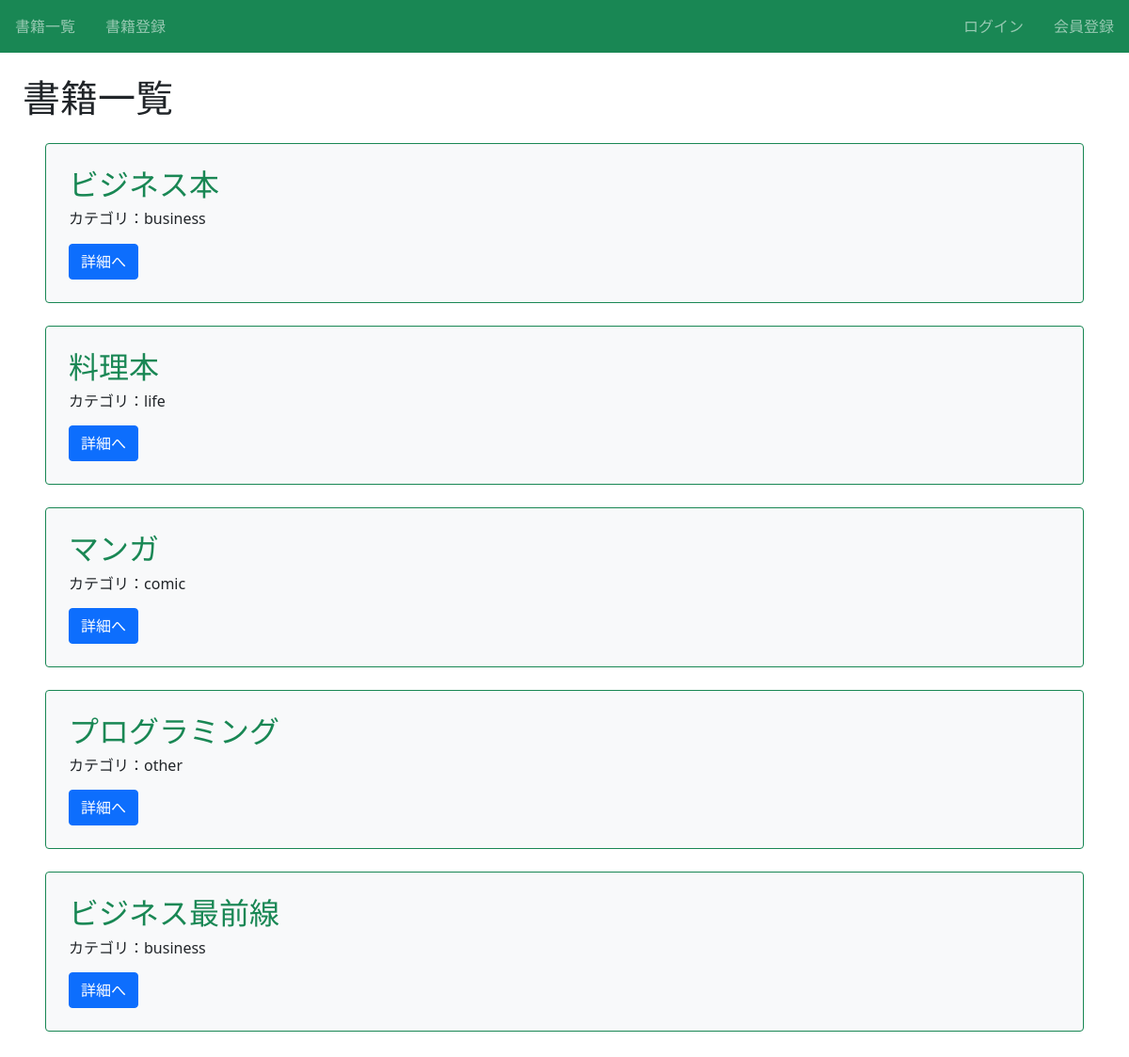
/book/, run on the app's committed database.
### book/models.py (models this page shows, shortened)
class Book(models.Model):
  title     = models.CharField(max_length=100)
  text      = models.TextField()
  category  = models.CharField(
              max_length=100,
              choices = CATEGORY
              )

### book/views.py (the view)
# urls.py: path('book/', views.ListBookView.as_view(), name='list-book'),
class ListBookView(ListView):
  template_name = 'book/book_list.html'
  model = Book

### book/templates/book/book_list.html (shortened to what this page needs)
{% extends 'base.html' %}
{% block h1 %}書籍一覧{% endblock %}
{% block content %}
  {%for  item in object_list%}
      <div class="p-4 m-4 bg-light border border-success rounded">
        <h2 class="text-success">{{ item.title }}</h2>
        <h6>カテゴリ：{{ item.category }}</h6>
        <div class="mt-3">
          <a href="{% url 'detail-book' item.pk %}" class="btn btn-primary">詳細へ</a>
        </div>
      </div>
  {% endfor %}
{% endblock content %}

### data on the page
Book: title "ビジネス本", category "business"
Book: title "料理本", category "life"
Book: title "マンガ", category "comic"
Book: title "プログラミング", category "other"
Book: title "ビジネス最前線", category "business"
